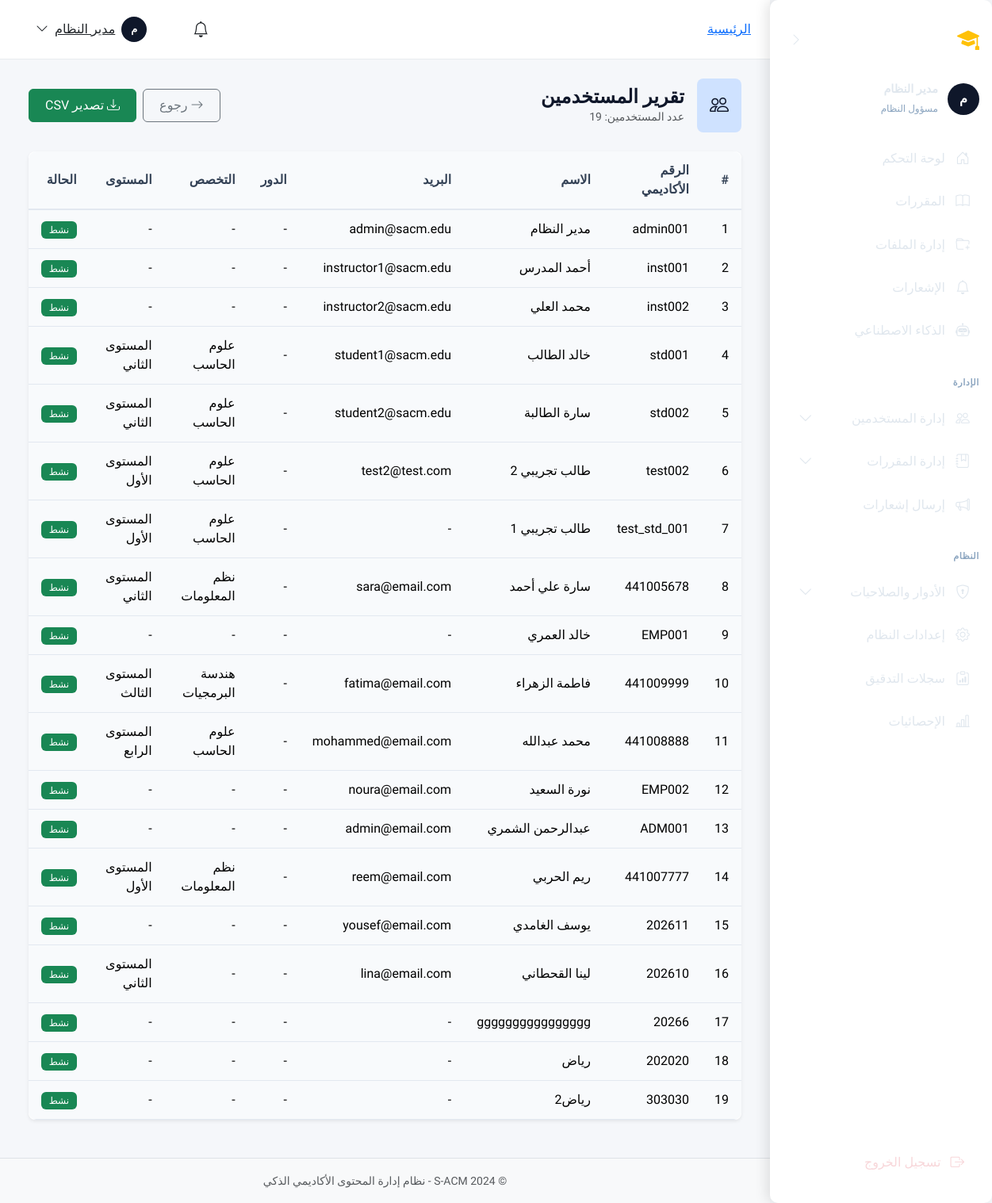
Page /reports/users/ (signed in) on the committed database.
### apps/accounts/models.py (models this page shows, shortened)
class User(AbstractBaseUser, PermissionsMixin):
    ACCOUNT_STATUS_CHOICES = [
        ('inactive', 'غير مفعّل'),
        ('active', 'مفعّل'),
        ('suspended', 'موقوف'),
    ]
    academic_id = models.CharField(
        max_length=50,
        unique=True,
        verbose_name='الرقم الأكاديمي/الوظيفي',
        help_text='الرقم الأكاديمي للطالب أو الرقم الوظيفي للموظف'
    )
    id_card_number = models.CharField(
        max_length=50,
        unique=True,
        verbose_name='رقم البطاقة الشخصية',
        help_text='يستخدم للتحقق من الهوية عند التفعيل'
    )
    full_name = models.CharField(
        max_length=150,
        verbose_name='الاسم الكامل'
    )
    email = models.EmailField(
        unique=True,
        blank=True,
        null=True,
        verbose_name='البريد الإلكتروني',
        help_text='يتم تعيينه عند التفعيل'
    )
    account_status = models.CharField(
        max_length=20,
        choices=ACCOUNT_STATUS_CHOICES,
        default='inactive',
        verbose_name='حالة الحساب'
    )
    role = models.ForeignKey(
        Role,
        on_delete=models.PROTECT,
        related_name='users',
        verbose_name='الدور',
        null=True,
        blank=True
    )
    major = models.ForeignKey(
        Major,
        on_delete=models.SET_NULL,
        related_name='students',
        verbose_name='التخصص',
        null=True,
        blank=True,
        help_text='للطلاب فقط'
    )
    level = models.ForeignKey(
        Level,
        on_delete=models.SET_NULL,
        related_name='students',
        verbose_name='المستوى',
        null=True,
        blank=True,
        help_text='للطلاب فقط'
    )
    is_staff = models.BooleanField(default=False, verbose_name='موظف')
    is_active = models.BooleanField(default=True, verbose_name='نشط')
    date_joined = models.DateTimeField(default=timezone.now, verbose_name='تاريخ الانضمام')
    last_login = models.DateTimeField(null=True, blank=True, verbose_name='آخر تسجيل دخول')
    profile_picture = models.ImageField(
        upload_to='profiles/',
        blank=True,
        null=True,
        verbose_name='صورة الملف الشخصي'
    )
    phone_number = models.CharField(
        max_length=20,
        blank=True,
        null=True,
        verbose_name='رقم الهاتف'
    )
    objects = UserManager()
    USERNAME_FIELD = 'academic_id'
    REQUIRED_FIELDS = ['full_name', 'id_card_number']
    class Meta:
        db_table = 'users'
        verbose_name = 'مستخدم'
        verbose_name_plural = 'المستخدمون'
        indexes = [
            models.Index(fields=['academic_id']),
            models.Index(fields=['email']),
            models.Index(fields=['account_status']),
        ]
    def is_admin(self):
        return self.role and self.role.code == Role.ADMIN
    def is_instructor(self):
        return self.role and self.role.code == Role.INSTRUCTOR
    def is_student(self):
        return self.role and self.role.code == Role.STUDENT

class Role(models.Model):
    ADMIN = 'admin'
    INSTRUCTOR = 'instructor'
    STUDENT = 'student'
    code = models.CharField(
        max_length=50,
        unique=True,
        verbose_name='كود الدور',
        help_text='معرف فريد للدور (بالإنجليزية، مثل: admin, instructor)'
    )
    display_name = models.CharField(
        max_length=100,
        verbose_name='اسم العرض',
        help_text='الاسم الذي يظهر للمستخدم'
    )
    description = models.TextField(
        blank=True,
        null=True,
        verbose_name='وصف الدور'
    )
    is_system = models.BooleanField(
        default=False,
        verbose_name='دور نظام',
        help_text='الأدوار الافتراضية التي لا يمكن حذفها'
    )
    is_active = models.BooleanField(
        default=True,
        verbose_name='نشط'
    )
    created_at = models.DateTimeField(auto_now_add=True, verbose_name='تاريخ الإنشاء')
    updated_at = models.DateTimeField(auto_now=True, verbose_name='تاريخ التحديث')
    class Meta:
        db_table = 'roles'
        verbose_name = 'دور'
        verbose_name_plural = 'الأدوار'
        ordering = ['-is_system', 'display_name']

class Major(models.Model):
    major_name = models.CharField(
        max_length=100,
        unique=True,
        verbose_name='اسم التخصص'
    )
    description = models.TextField(
        blank=True,
        null=True,
        verbose_name='وصف التخصص'
    )
    is_active = models.BooleanField(default=True, verbose_name='نشط')
    created_at = models.DateTimeField(auto_now_add=True, verbose_name='تاريخ الإنشاء')
    class Meta:
        db_table = 'majors'
        verbose_name = 'تخصص'
        verbose_name_plural = 'التخصصات'
        ordering = ['major_name']

class Level(models.Model):
    level_name = models.CharField(
        max_length=50,
        unique=True,
        verbose_name='اسم المستوى'
    )
    level_number = models.PositiveIntegerField(
        unique=True,
        verbose_name='رقم المستوى',
        help_text='رقم ترتيبي للمستوى (1, 2, 3, 4) يستخدم في الترقية الجماعية'
    )
    description = models.TextField(
        blank=True,
        null=True,
        verbose_name='وصف المستوى'
    )
    class Meta:
        db_table = 'levels'
        verbose_name = 'مستوى'
        verbose_name_plural = 'المستويات'
        ordering = ['level_number']

### apps/reports/views.py (the view)
# urls.py: path('users/', views.UsersReportView.as_view(), name='users_report'),
class UsersReportView(AdminRequiredMixin, TemplateView):
    template_name = 'reports/users_report.html'
    def get_context_data(self, **kwargs):
        context = super().get_context_data(**kwargs)
        context['users'] = User.objects.all().select_related('role', 'major', 'level')
        context['total'] = User.objects.count()
        return context

### templates/reports/users_report.html (shortened to what this page needs)
{% extends 'layouts/dashboard_base.html' %}
{% load static %}
{% block dashboard_content %}
<div class="container-fluid">
    <div
        class="d-flex flex-column flex-md-row justify-content-between align-items-start align-items-md-center mb-4 gap-3">
        <div class="d-flex align-items-center gap-3">
            <div class="page-icon bg-primary-subtle text-primary rounded-3 p-3">
                <i class="bi bi-people fs-4"></i>
            </div>
            <div>
                <h4 class="mb-0 fw-bold">تقرير المستخدمين</h4>
                <p class="text-muted mb-0 small">عدد المستخدمين: {{ total }}</p>
            </div>
        </div>
        <div class="d-flex gap-2">
            <a href="{% url 'reports:index' %}" class="btn btn-outline-secondary">
                <i class="bi bi-arrow-right me-1"></i>رجوع
            </a>
            <form method="post" action="{% url 'reports:export' %}" class="d-inline">
                <button type="submit" class="btn btn-success">
                    <i class="bi bi-download me-1"></i>تصدير CSV
                </button>
            </form>
        </div>
    </div>
    <div class="card border-0 shadow-sm">
        <div class="table-responsive">
            <table class="table table-hover mb-0">
                <thead class="table-light">
                    <tr>
                        <th>#</th>
                        <th>الرقم الأكاديمي</th>
                        <th>الاسم</th>
                        <th>البريد</th>
                        <th>الدور</th>
                        <th>التخصص</th>
                        <th>المستوى</th>
                        <th>الحالة</th>
                    </tr>
                </thead>
                <tbody>
                    {% for user in users %}
                    <tr>
                        <td>{{ forloop.counter }}</td>
                        <td>{{ user.academic_id }}</td>
                        <td>{{ user.full_name }}</td>
                        <td>{{ user.email|default:'-' }}</td>
                        <td>{{ user.role.role_name|default:'-' }}</td>
                        <td>{{ user.major.major_name|default:'-' }}</td>
                        <td>{{ user.level.level_name|default:'-' }}</td>
                        <td>
                            {% if user.is_active %}
                            <span class="badge bg-success">نشط</span>
                            {% else %}
                            <span class="badge bg-secondary">غير نشط</span>
                            {% endif %}
                        </td>
                    </tr>
                    {% empty %}
                    <tr>
                        <td colspan="8" class="text-center text-muted py-4">لا يوجد مستخدمين</td>
                    </tr>
                    {% endfor %}
                </tbody>
            </table>
        </div>
    </div>
</div>
{% endblock %}

### templates/layouts/dashboard_base.html (shortened to what this page needs)
{% extends 'base.html' %}
{% load static %}
{% load permissions %}
{% block extra_css %}
<link href="{% static 'css/sidebar.css' %}" rel="stylesheet">
<link href="{% static 'css/dashboard.css' %}" rel="stylesheet">
{% endblock %}
{% block body_class %}dashboard-page{% endblock %}
{% block content %}
<div class="dashboard-layout">
    {% include 'components/sidebar.html' %}
    <div class="dashboard-content">
        <header class="dashboard-navbar">
            {% block breadcrumb %}
            <nav aria-label="breadcrumb" class="d-none d-md-block">
                <ol class="breadcrumb mb-0">
                    <li class="breadcrumb-item"><a href="{% url 'core:dashboard' %}">الرئيسية</a></li>
                </ol>
            </nav>
            {% endblock %}
            <div class="d-flex align-items-center gap-3 ms-auto">
                <div class="dropdown">
                    <a class="btn btn-link position-relative text-dark" href="#" data-bs-toggle="dropdown">
                        <i class="bi bi-bell fs-5"></i>
                    </a>
                </div>
                <div class="dropdown">
                    <a class="btn btn-link text-dark d-flex align-items-center gap-2" href="#"
                        data-bs-toggle="dropdown">
                        <div class="avatar-circle bg-primary text-white"
                            style="width: 32px; height: 32px; font-size: 0.8rem;">
                            {{ request.user.full_name|slice:":1"|upper }}
                        </div>
                        <span class="d-none d-lg-inline">{{ request.user.full_name|truncatechars:15 }}</span>
                        <i class="bi bi-chevron-down"></i>
                    </a>
                </div>
            </div>
        </header>
        <main class="flex-grow-1 p-4" id="main-content">
            {% block dashboard_content %}{% endblock %}
        </main>
        <footer class="dashboard-footer text-center py-3 border-top bg-light">
            <small class="text-muted">© 2024 S-ACM - نظام إدارة المحتوى الأكاديمي الذكي</small>
        </footer>
    </div>
</div>
{% endblock %}

### templates/components/sidebar.html (shortened to what this page needs)
{% load permissions %}
<aside class="sidebar d-none d-md-flex" id="desktopSidebar" data-collapsed="false">
    <div class="sidebar-header">
        <a href="{% url 'core:home' %}" class="sidebar-brand">
            <i class="bi bi-mortarboard-fill brand-icon"></i>
            <span class="brand-text">S-ACM</span>
        </a>
        <button type="button" class="btn btn-link sidebar-toggle" id="sidebarToggle" aria-label="طي القائمة">
            <i class="bi bi-chevron-right toggle-icon"></i>
        </button>
    </div>
    <div class="sidebar-user">
        <div class="avatar-circle bg-primary text-white">
            {{ request.user.full_name|slice:":1"|upper }}
        </div>
        <div class="user-info">
            <div class="user-name">{{ request.user.full_name|truncatechars:20 }}</div>
            <small class="user-role">{{ user_role|default:"مستخدم" }}</small>
        </div>
    </div>
    <nav class="sidebar-nav flex-grow-1">
        {% include 'components/_sidebar_menu.html' with collapsed=False %}
    </nav>
    <div class="sidebar-footer">
        <a href="{% url 'accounts:logout' %}" class="sidebar-link logout-link">
            <i class="bi bi-box-arrow-right"></i>
            <span class="link-text">تسجيل الخروج</span>
        </a>
    </div>
</aside>

### rows in the picture
User: user.full_name "م", user.full_name "مدير النظام", academic_id "admin001", full_name "مدير النظام", email "admin@sacm.edu", role.role_name "-", major.major_name "-", level.level_name "-", is_active "نشط"
Role: display_name "مسؤول النظام"
User: academic_id "inst001", full_name "أحمد المدرس", email "instructor1@sacm.edu", role.role_name "-", major.major_name "-", level.level_name "-", is_active "نشط"
User: academic_id "inst002", full_name "محمد العلي", email "instructor2@sacm.edu", role.role_name "-", major.major_name "-", level.level_name "-", is_active "نشط"
User: academic_id "std001", full_name "خالد الطالب", email "student1@sacm.edu", role.role_name "-", major.major_name "علوم الحاسب", level.level_name "المستوى الثاني", is_active "نشط"
User: academic_id "std002", full_name "سارة الطالبة", email "student2@sacm.edu", role.role_name "-", major.major_name "علوم الحاسب", level.level_name "المستوى الثاني", is_active "نشط"
User: academic_id "test002", full_name "طالب تجريبي 2", email "test2@test.com", role.role_name "-", major.major_name "علوم الحاسب", level.level_name "المستوى الأول", is_active "نشط"
User: academic_id "test_std_001", full_name "طالب تجريبي 1", email "-", role.role_name "-", major.major_name "علوم الحاسب", level.level_name "المستوى الأول", is_active "نشط"
User: academic_id "441005678", full_name "سارة علي أحمد", email "sara@email.com", role.role_name "-", major.major_name "نظم المعلومات", level.level_name "المستوى الثاني", is_active "نشط"
User: academic_id "EMP001", full_name "خالد العمري", email "-", role.role_name "-", major.major_name "-", level.level_name "-", is_active "نشط"
User: academic_id "441009999", full_name "فاطمة الزهراء", email "fatima@email.com", role.role_name "-", major.major_name "هندسة البرمجيات", level.level_name "المستوى الثالث", is_active "نشط"
User: academic_id "441008888", full_name "محمد عبدالله", email "mohammed@email.com", role.role_name "-", major.major_name "علوم الحاسب", level.level_name "المستوى الرابع", is_active "نشط"
User: academic_id "EMP002", full_name "نورة السعيد", email "noura@email.com", role.role_name "-", major.major_name "-", level.level_name "-", is_active "نشط"
User: academic_id "ADM001", full_name "عبدالرحمن الشمري", email "admin@email.com", role.role_name "-", major.major_name "-", level.level_name "-", is_active "نشط"
User: academic_id "441007777", full_name "ريم الحربي", email "reem@email.com", role.role_name "-", major.major_name "نظم المعلومات", level.level_name "المستوى الأول", is_active "نشط"
User: academic_id "202611", full_name "يوسف الغامدي", email "yousef@email.com", role.role_name "-", major.major_name "-", level.level_name "-", is_active "نشط"
User: academic_id "202610", full_name "لينا القحطاني", email "lina@email.com", role.role_name "-", major.major_name "-", level.level_name "المستوى الثاني", is_active "نشط"
User: academic_id "20266", full_name "gggggggggggggggg", email "-", role.role_name "-", major.major_name "-", level.level_name "-", is_active "نشط"
User: academic_id "202020", full_name "رياض", email "-", role.role_name "-", major.major_name "-", level.level_name "-", is_active "نشط"
User: academic_id "303030", full_name "رياض2", email "-", role.role_name "-", major.major_name "-", level.level_name "-", is_active "نشط"

### other values in the picture
{{ item.label|default:item.title }} "لوحة التحكم" "المقررات" "إدارة الملفات" "الإشعارات" "الذكاء الاصطناعي" "إرسال إشعارات" "إعدادات النظام" "سجلات التدقيق" "الإحصائيات"
{{ item.label|default:item.title|slice:"4:-4" }} "الإدارة" "النظام"
{{ item.label|default:item.title }} "إدارة المستخدمين" "إدارة المقررات" "الأدوار والصلاحيات"
{{ total }} "19"
